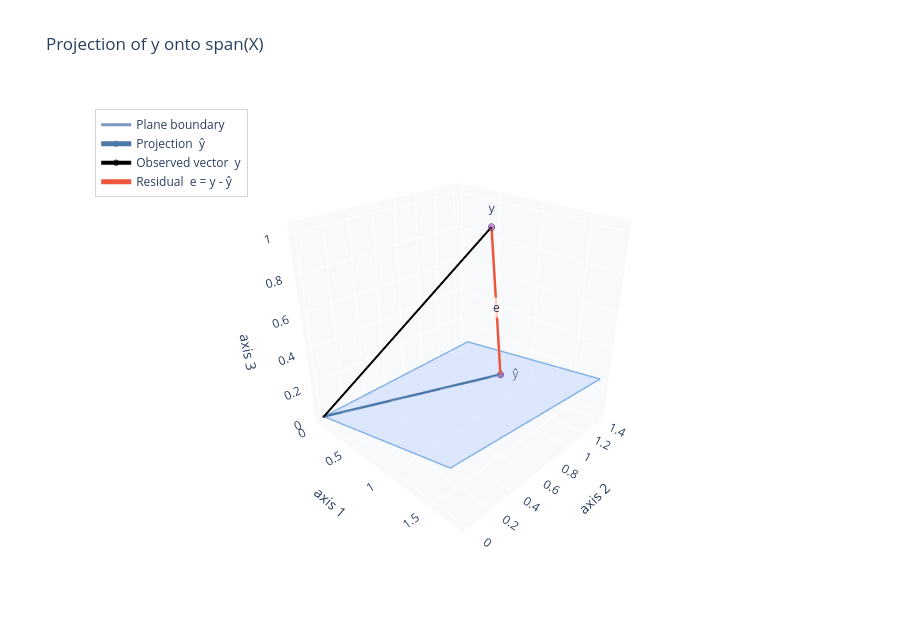

The cell this chart's notebook holds for it:
### Markdown cell above
### 2.2.1 The Projection Matrix

The OLS fitted values are a **linear projection** of $y$ onto the column space of $X$:

$$\hat{y} = X\hat{\beta} = X(X^{T}X)^{-1}X^{T}y \equiv Hy$$

where $H \equiv X(X^{T}X)^{-1}X^{T}$ is the **hat matrix** (it "puts a hat on $y$").

**Properties of $H$**:
- **Symmetric**: $H^{T} = H$
- **Idempotent**: $H^2 = H$ (projecting twice = projecting once)
- $Hy = \hat{y}$ (gives fitted values)
- $(I-H)y = e$ (residuals are the orthogonal complement)
- $\text{tr}(H) = k$ (sum of diagonal = number of parameters)

### Code cell
projection_onto_span_demo()

### Figure 1 — Plotly figure (JSON) as saved in the notebook; plotly's stock layout.template omitted (floating-point values rounded to 4 significant figures)
{"data": [{"color": "#B6CCFE", "flatshading": true, "hoverinfo": "skip", "i": [0, 0], "j": [1, 2], "k": [2, 3], "name": "span(X)", "opacity": 0.42, "type": "mesh3d", "x": [0.0, 1.35, 1.8, 0.45], "y": [0.0, 0.25, 1.4, 1.15], "z": [0.0, 0.0, 0.22, 0.22]}, {"hoverinfo": "skip", "line": {"color": "rgba(76,120,168,0.75)", "width": 3}, "mode": "lines", "name": "Plane boundary", "type": "scatter3d", "x": [0, 1.35, 1.8, 0.45, 0], "y": [0, 0.25, 1.4, 1.15, 0], "z": [0, 0, 0.22, 0.22, 0]}, {"line": {"color": "#4C78A8", "width": 5}, "marker": {"color": ["#4C78A8", "#7D3CB5"], "size": [3, 8]}, "mode": "lines+markers+text", "name": "Projection  ŷ", "text": ["", "ŷ"], "textposition": "middle right", "type": "scatter3d", "x": [0, 1.018], "y": [0, 1.034], "z": [0, 0.1745]}, {"line": {"color": "black", "width": 4}, "marker": {"color": ["black", "#B05AD6"], "size": [3, 8]}, "mode": "lines+markers+text", "name": "Observed vector  y", "text": ["", "y"], "textposition": "top center", "type": "scatter3d", "x": [0, 1.05], "y": [0, 0.86], "z": [0, 1.02]}, {"line": {"color": "#EF553B", "width": 5}, "mode": "lines", "name": "Residual  e = y - ŷ", "type": "scatter3d", "x": [1.018, 1.05], "y": [1.034, 0.86], "z": [0.1745, 1.02]}], "layout": {"height": 640, "legend": {"bgcolor": "rgba(255,255,255,0.85)", "bordercolor": "lightgray", "borderwidth": 1, "x": 0.02, "y": 0.98}, "scene": {"annotations": [{"bgcolor": "rgba(255,255,255,0.72)", "showarrow": false, "text": "e", "x": 1.034, "y": 0.9472, "z": 0.5972}], "aspectmode": "cube", "camera": {"eye": {"x": 1.55, "y": -1.6, "z": 1.15}}, "xaxis": {"backgroundcolor": "rgb(248,249,250)", "gridcolor": "white", "title": {"text": "axis 1"}, "zerolinecolor": "white"}, "yaxis": {"backgroundcolor": "rgb(248,249,250)", "gridcolor": "white", "title": {"text": "axis 2"}, "zerolinecolor": "white"}, "zaxis": {"backgroundcolor": "rgb(248,249,250)", "gridcolor": "white", "title": {"text": "axis 3"}, "zerolinecolor": "white"}}, "title": {"text": "Projection of y onto span(X)"}, "width": 920}}
